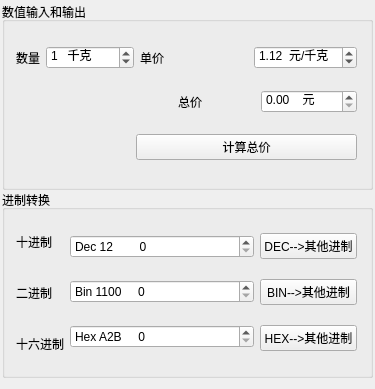
<?xml version="1.0" encoding="UTF-8"?>
<ui version="4.0">
 <class>Widget</class>
 <widget class="QWidget" name="Widget">
  <property name="geometry">
   <rect>
    <x>0</x>
    <y>0</y>
    <width>334</width>
    <height>389</height>
   </rect>
  </property>
  <property name="windowTitle">
   <string>QString与数值直接的转换</string>
  </property>
  <layout class="QVBoxLayout" name="verticalLayout_5">
   <property name="spacing">
    <number>0</number>
   </property>
   <property name="leftMargin">
    <number>2</number>
   </property>
   <property name="topMargin">
    <number>2</number>
   </property>
   <property name="rightMargin">
    <number>2</number>
   </property>
   <item>
    <widget class="QGroupBox" name="groupBox">
     <property name="title">
      <string>数值输入和输出</string>
     </property>
     <layout class="QVBoxLayout" name="verticalLayout_4">
      <item>
       <layout class="QHBoxLayout" name="horizontalLayout_2" stretch="0,0,1,0">
        <property name="leftMargin">
         <number>2</number>
        </property>
        <property name="rightMargin">
         <number>4</number>
        </property>
        <item>
         <widget class="QLabel" name="label">
          <property name="text">
           <string>数量</string>
          </property>
         </widget>
        </item>
        <item>
         <widget class="QSpinBox" name="spinBox_num">
          <property name="suffix">
           <string>   千克</string>
          </property>
          <property name="maximum">
           <number>1000</number>
          </property>
          <property name="value">
           <number>1</number>
          </property>
         </widget>
        </item>
        <item>
         <widget class="QLabel" name="label_2">
          <property name="text">
           <string>单价</string>
          </property>
         </widget>
        </item>
        <item>
         <widget class="QDoubleSpinBox" name="doubleSpinBox_price">
          <property name="prefix">
           <string/>
          </property>
          <property name="suffix">
           <string>  元/千克</string>
          </property>
          <property name="singleStep">
           <double>1.030000000000000</double>
          </property>
          <property name="value">
           <double>1.120000000000000</double>
          </property>
         </widget>
        </item>
       </layout>
      </item>
      <item>
       <layout class="QHBoxLayout" name="horizontalLayout_3" stretch="2,1,0">
        <property name="spacing">
         <number>3</number>
        </property>
        <property name="leftMargin">
         <number>4</number>
        </property>
        <property name="rightMargin">
         <number>4</number>
        </property>
        <item>
         <spacer name="horizontalSpacer">
          <property name="orientation">
           <enum>Qt::Horizontal</enum>
          </property>
          <property name="sizeHint" stdset="0">
           <size>
            <width>40</width>
            <height>20</height>
           </size>
          </property>
         </spacer>
        </item>
        <item>
         <widget class="QLabel" name="label_3">
          <property name="text">
           <string>总价</string>
          </property>
         </widget>
        </item>
        <item>
         <widget class="QDoubleSpinBox" name="doubleSpinBox_total">
          <property name="suffix">
           <string>    元</string>
          </property>
          <property name="maximum">
           <double>9999.989999999999782</double>
          </property>
         </widget>
        </item>
       </layout>
      </item>
      <item>
       <layout class="QHBoxLayout" name="horizontalLayout_4" stretch="1,2">
        <property name="spacing">
         <number>38</number>
        </property>
        <property name="leftMargin">
         <number>12</number>
        </property>
        <property name="rightMargin">
         <number>4</number>
        </property>
        <item>
         <spacer name="horizontalSpacer_2">
          <property name="orientation">
           <enum>Qt::Horizontal</enum>
          </property>
          <property name="sizeHint" stdset="0">
           <size>
            <width>40</width>
            <height>20</height>
           </size>
          </property>
         </spacer>
        </item>
        <item>
         <widget class="QPushButton" name="pushButton_TotalAmount">
          <property name="text">
           <string>计算总价</string>
          </property>
         </widget>
        </item>
       </layout>
      </item>
     </layout>
    </widget>
   </item>
   <item>
    <widget class="QGroupBox" name="groupBox_2">
     <property name="title">
      <string>进制转换</string>
     </property>
     <layout class="QHBoxLayout" name="horizontalLayout">
      <item>
       <layout class="QVBoxLayout" name="verticalLayout">
        <property name="leftMargin">
         <number>2</number>
        </property>
        <item>
         <widget class="QLabel" name="label_4">
          <property name="text">
           <string>十进制</string>
          </property>
         </widget>
        </item>
        <item>
         <widget class="QLabel" name="label_5">
          <property name="text">
           <string>二进制</string>
          </property>
         </widget>
        </item>
        <item>
         <widget class="QLabel" name="label_6">
          <property name="text">
           <string>十六进制</string>
          </property>
         </widget>
        </item>
       </layout>
      </item>
      <item>
       <layout class="QVBoxLayout" name="verticalLayout_2">
        <item>
         <widget class="QSpinBox" name="spinBox_DecNum">
          <property name="prefix">
           <string>Dec 12        </string>
          </property>
          <property name="maximum">
           <number>65536</number>
          </property>
          <property name="stepType">
           <enum>QAbstractSpinBox::AdaptiveDecimalStepType</enum>
          </property>
         </widget>
        </item>
        <item>
         <widget class="QSpinBox" name="spinBox_BinNum">
          <property name="prefix">
           <string>Bin 1100     </string>
          </property>
          <property name="maximum">
           <number>65535</number>
          </property>
          <property name="displayIntegerBase">
           <number>2</number>
          </property>
         </widget>
        </item>
        <item>
         <widget class="QSpinBox" name="spinBox_HexNum">
          <property name="prefix">
           <string>Hex A2B     </string>
          </property>
          <property name="maximum">
           <number>65535</number>
          </property>
          <property name="displayIntegerBase">
           <number>16</number>
          </property>
         </widget>
        </item>
       </layout>
      </item>
      <item>
       <layout class="QVBoxLayout" name="verticalLayout_3">
        <property name="rightMargin">
         <number>4</number>
        </property>
        <item>
         <widget class="QPushButton" name="pushButton_Dec">
          <property name="text">
           <string>DEC--&gt;其他进制</string>
          </property>
         </widget>
        </item>
        <item>
         <widget class="QPushButton" name="pushButton_Bin">
          <property name="text">
           <string>BIN--&gt;其他进制</string>
          </property>
         </widget>
        </item>
        <item>
         <widget class="QPushButton" name="pushButton_Hex">
          <property name="text">
           <string>HEX--&gt;其他进制</string>
          </property>
         </widget>
        </item>
       </layout>
      </item>
     </layout>
    </widget>
   </item>
  </layout>
 </widget>
 <resources/>
 <connections/>
</ui>
